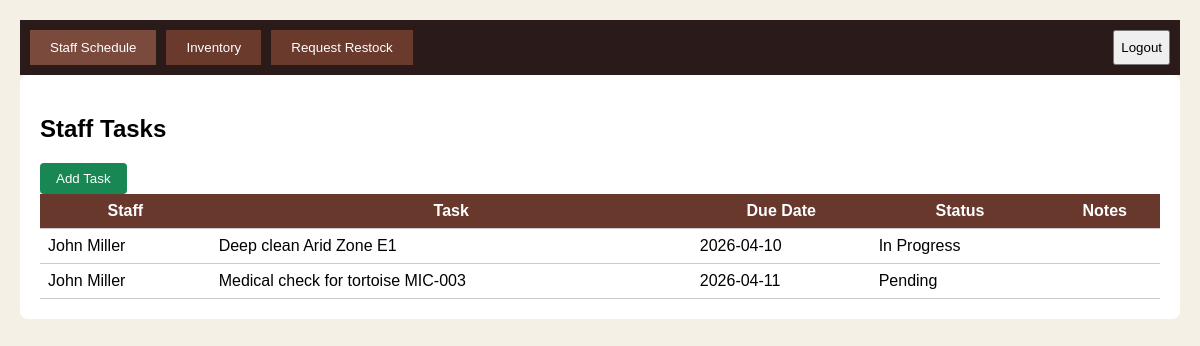
Screenshot of /backEnd/pages/supervisor.php (signed in) with the database file from the repository.
### tables this page shows
CREATE TABLE `tasks` (
  `task_id` int(11) NOT NULL,
  `task_name` varchar(200) NOT NULL,
  `assigned_to` int(11) NOT NULL,
  `assigned_by` int(11) DEFAULT NULL,
  `due_date` date NOT NULL,
  `status` enum('Pending','In Progress','Completed','Cancelled') DEFAULT 'Pending',
  `completion_notes` text DEFAULT NULL,
  `created_at` timestamp NOT NULL DEFAULT current_timestamp()
);

CREATE TABLE `staff` (
  `staff_id` int(11) NOT NULL,
  `username` varchar(50) NOT NULL,
  `password_hash` varchar(255) NOT NULL,
  `full_name` varchar(100) NOT NULL,
  `role` enum('breeding_officer','caretaker','collecting_officer','feeder','iot_tech','supervisor','veterinarian') NOT NULL,
  `phone` varchar(20) DEFAULT NULL,
  `email` varchar(100) DEFAULT NULL,
  `shift` varchar(20) DEFAULT NULL,
  `assigned_zone` varchar(50) DEFAULT NULL,
  `hire_date` date DEFAULT NULL,
  `status` enum('active','inactive') DEFAULT 'active',
  `created_at` timestamp NOT NULL DEFAULT current_timestamp()
);

### backEnd/pages/supervisor.php (the view, shortened to what this page needs)
<?php
require_once '../config/db.php';
$staffSchedule = $conn->query("SELECT s.full_name, t.task_name, t.due_date, t.status, t.completion_notes FROM tasks t JOIN staff s ON t.assigned_to = s.staff_id ORDER BY t.due_date");
?>
<!DOCTYPE html>
<html>
<head>
    <link rel="stylesheet" href="https://cdnjs.cloudflare.com/ajax/libs/font-awesome/6.0.0-beta3/css/all.min.css">
</head>
<body>
<div class="tab-container">
    <div class="tab-buttons">
        <button class="tab-button active" onclick="showTab('staff-schedule')">Staff Schedule</button>
        <button class="tab-button" onclick="showTab('inventory')">Inventory</button>
        <button class="tab-button" onclick="showTab('request-restock')">Request Restock</button>
        <button style="margin-left:auto;" onclick="window.location.href='../logout.php'">Logout</button>
    </div>
    <div id="staff-schedule" class="tab-content active">
        <h2>Staff Tasks</h2>
        <button class="btn" onclick="window.location.href='add_task.html'">Add Task</button>
        <table><thead><tr><th>Staff</th><th>Task</th><th>Due Date</th><th>Status</th><th>Notes</th></tr></thead><tbody>
        <?php while($row = $staffSchedule->fetch_assoc()): ?>
            <tr><td><?php echo $row['full_name']; ?></td><td><?php echo $row['task_name']; ?></td><td><?php echo $row['due_date']; ?></td><td><?php echo $row['status']; ?></td><td><?php echo $row['completion_notes']; ?></td></tr>
        <?php endwhile; ?>
        </tbody></table>
    </div>
</div>
</body>
</html>

### backEnd/pages/supervisor.php (style rules this page uses)
body { background:#f4f0e6;margin:0;font-family:Arial; }
.tab-container { margin:20px; }
.tab-buttons { display:flex;gap:10px;background:#2a1a1a;padding:10px; }
.tab-button { background:#6a3a2d;color:white;padding:10px 20px;border:none;cursor:pointer; }
.tab-button.active { background:#7a4a3d; }
.tab-content { display:none;background:white;padding:20px;border-radius:8px; }
.tab-content.active { display:block; }
table { width:100%;border-collapse:collapse; }
th,td { padding:8px;border-bottom:1px solid #ccc; }
th { background:#68382d;color:white; }
.btn { padding:8px 16px;background:#198754;color:white;border:none;border-radius:4px;cursor:pointer; }

### rows the page displays
tasks: assigned_to.full_name "John Miller", task_name "Deep clean Arid Zone E1", due_date "2026-04-10", status "In Progress"
tasks: assigned_to.full_name "John Miller", task_name "Medical check for tortoise MIC-003", due_date "2026-04-11", status "Pending"
